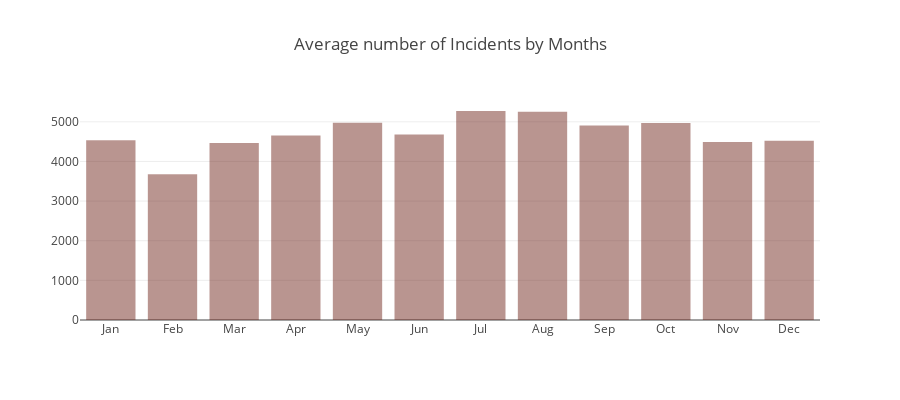

The code cell stored with this chart in its notebook:
### Markdown cell above
> Fron the above graph, we can observe that the number of gun violence incidents are increasing every year. In the year 2014, there were about 51 thousand incidents reported, The number increased to 53 thousand in the next year, 2016 saw a bigger jump with close to 58 thousand incidents reported, in 2017, the number of gun violence incidents further increased to 61 thousand. A big increase of 10,000 incidents have been observed from 2014 to 2017. We are still halfway in 2018 and this number is expected to further grow.


### <a id="2.2">2.2 Average number of incidents per month </a>

Lets obtain the average number of incidents per month.

### Code cell
tempdf = df[df['year'].isin(['2014','2015','2016','2017'])]
tempdf1 = tempdf.groupby(['year','month']).agg({'month' : 'count'}).rename(columns={'month': 'month_count'}).reset_index()
aggregated = tempdf1.groupby(['month']).agg({'month_count' : 'mean'})
x2 = aggregated.index.tolist()
y2 = aggregated.month_count.tolist()
mapp = {}
for m,v in zip(x2, y2):
    mapp[m] = v
xn = [calendar.month_abbr[int(x)] for x in sorted(x2)]
vn = [mapp[x] for x in sorted(x2)]

trace1 = go.Bar(x=xn, y=vn, opacity=0.75, name="month", marker=dict(color='rgba(100, 20, 10, 0.6)'))
layout = dict(height=400, title='Average number of Incidents by Months', legend=dict(orientation="h"));
fig = go.Figure(data=[trace1], layout=layout)
iplot(fig, filename='stacked-bar')

### Figure 1 — Plotly figure (JSON) as saved in the notebook; plotly's stock layout.template omitted (floating-point values rounded to 4 significant figures)
{"data": [{"marker": {"color": "rgba(100, 20, 10, 0.6)"}, "name": "month", "opacity": 0.75, "type": "bar", "uid": "44447e60-186c-4179-8aef-a188e3ce1bc4", "x": ["Jan", "Feb", "Mar", "Apr", "May", "Jun", "Jul", "Aug", "Sep", "Oct", "Nov", "Dec"], "y": [4538.0, 3676.0, 4467.0, 4653.0, 4976.0, 4681, 5273, 5253, 4907, 4967.0, 4488.0, 4521]}], "layout": {"height": 400, "legend": {"orientation": "h"}, "title": {"text": "Average number of Incidents by Months"}}}
